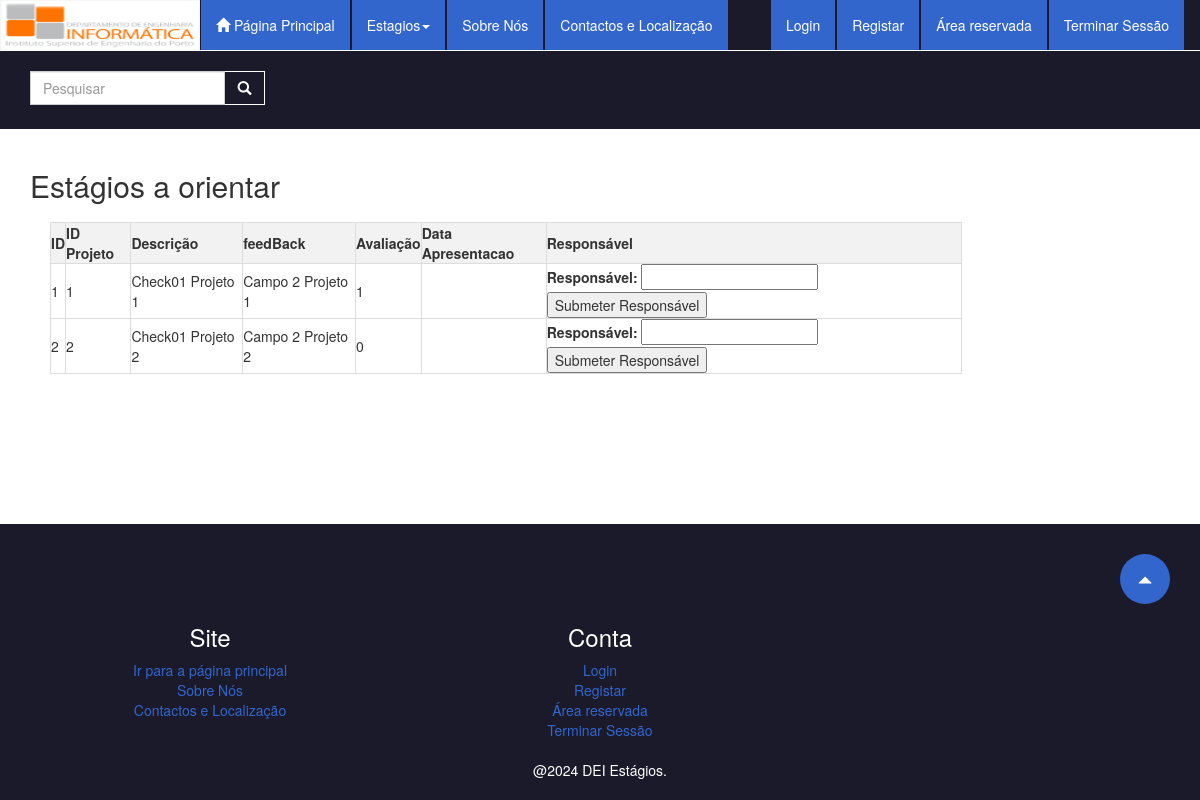
The page /Backend/Actions/SelecionarEstagio.php on the database its author committed.
### tables this page shows
CREATE TABLE Check01 (
  id INT PRIMARY KEY AUTO_INCREMENT,
  id_projeto INT NOT NULL,
  Descricao TEXT NOT NULL,
  Campo2 VARCHAR(255) NOT NULL,
  Avaliacao INT (20),
  DataApresentacao DATe
);

### Backend/Actions/ActionCheck01.php (called while the page is built, shortened)
<?php
include_once __DIR__ . "/../../common/ConnectionBD1.php";
class Check01Model
{
    private $db;
    public function __construct()
    {
        $this->db = new ConnectionBD1;
    }
    public function getAllCheck01()
    {
        $allCheck01 = array();
        $this->db->createConnection();
        $query = "SELECT id, id_projeto, Descricao, Campo2, Avaliacao, DataApresentacao FROM Check01";
        $result = $this->db->executeQuery($query);
        if ($result->num_rows > 0) {
            while ($row = $result->fetch_assoc()) {
                $allCheck01[] = $row;
            }
        }
        $this->db->closeConnection();
        return $allCheck01;
    }
}
?>

### common/ConnectionBD1.php (called while the page is built, shortened)
<?php
    Class ConnectionBD1{
        public $connection;
        function createConnection(){
            $servername = "127.0.0.1";
            $username = "root";
            $password = "";
            $dbname = "dsos";
            $this->connection = new mysqli($servername, $username, $password, $dbname);
            return $this->connection;
        }
        function executeQuery($query){
            $result = $this->connection->query($query);
            return $result;
        }
   }
?>

### Backend/Actions/SelecionarEstagio.php (the view, shortened to what this page needs)
<?php
include_once $_SERVER["DOCUMENT_ROOT"] . "\common\ConnectionBD1.php";
$check01Model = new Check01Model();
$dadosCheck01 = $check01Model->getAllCheck01();
?>
<!DOCTYPE html>
<html lang="en">
<head>
</head>
<body>
<?php include_once $_SERVER["DOCUMENT_ROOT"] . "/Frontend/Views/layouts/headerDocente.php"; ?>
    <h2>Estágios a orientar</h2>
    <?php
    echo "<table border='1'>
            <tr>
                <th>ID</th>
                <th>ID Projeto</th>
                <th>Descrição</th>
                <th>feedBack</th>
                <th>Avaliação</th>
                <th>Data Apresentacao</th>
                <th>Responsável</th>
            </tr>";
    foreach ($dadosCheck01 as $check01) {
        echo "<tr>
                <td>{$check01['id']}  </td>
                <td>{$check01['id_projeto']}</td>
                <td>{$check01['Descricao']}</td>
                <td>{$check01['Campo2']}</td>
                <td>{$check01['Avaliacao']}</td>
                <td>{$check01['DataApresentacao']}</td>
                <td>
                    <form action='' method='POST'>
                        <input type='hidden' name='check_id' value='{$check01['id']}'>
                        <label for='new_campo2'>Responsável:</label>
                        <input type='text' name='new_campo2' id='new_campo2' required>
                        <input type='submit' value='Submeter Responsável'>
                    </form>
                </td>
              </tr>";
    }
    echo "</table>";
    ?>
<?php include_once $_SERVER["DOCUMENT_ROOT"] . "/Frontend/Views/layouts/footer.php"; ?>
</body>
</html>

### Backend/Actions/SelecionarEstagio.php (style rules this page uses)
body { font-family: Arial, sans-serif; background-color: #f4f4f4; margin: 0; padding: 0; display: flex; flex-direction: column; min-height: 100vh; }
table { width: 80%; border-collapse: collapse; margin: 20px; }
th, td { border: 1px solid #ddd; padding: 10px; text-align: left; }
th { background-color: #f2f2f2; }

### rows shown on the page
check01: id "1", id_projeto "1", Descricao "Check01 Projeto 1", Campo2 "Campo 2 Projeto 1", Avaliacao "1"
check01: id "2", id_projeto "2", Descricao "Check01 Projeto 2", Campo2 "Campo 2 Projeto 2", Avaliacao "0"
